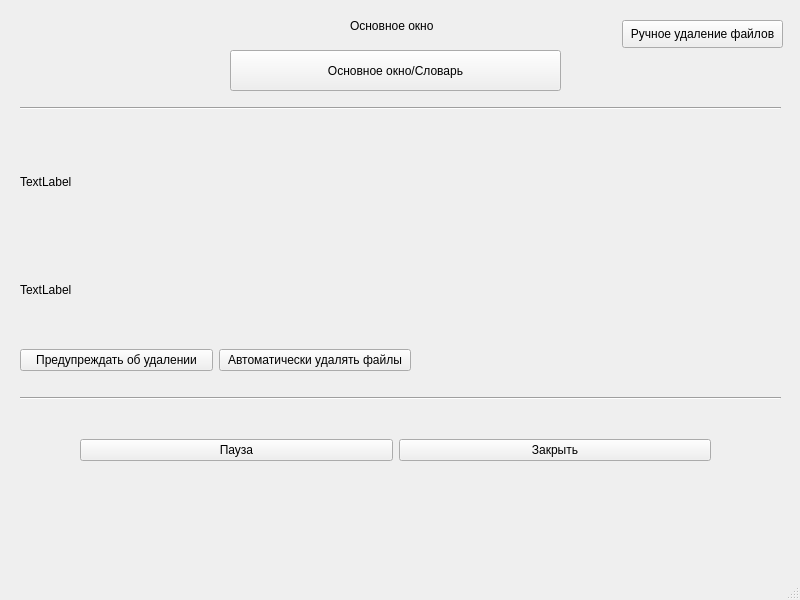
<?xml version="1.0" encoding="UTF-8"?>
<ui version="4.0">
 <class>MainWindow</class>
 <widget class="QMainWindow" name="MainWindow">
  <property name="geometry">
   <rect>
    <x>0</x>
    <y>0</y>
    <width>800</width>
    <height>600</height>
   </rect>
  </property>
  <property name="windowTitle">
   <string>MainWindow</string>
  </property>
  <widget class="QWidget" name="centralwidget">
   <widget class="QPushButton" name="selectButton">
    <property name="geometry">
     <rect>
      <x>230</x>
      <y>50</y>
      <width>331</width>
      <height>41</height>
     </rect>
    </property>
    <property name="text">
     <string>Основное окно/Словарь</string>
    </property>
   </widget>
   <widget class="QWidget" name="verticalLayoutWidget">
    <property name="geometry">
     <rect>
      <x>20</x>
      <y>130</y>
      <width>761</width>
      <height>211</height>
     </rect>
    </property>
    <layout class="QVBoxLayout" name="verticalLayout">
     <item>
      <widget class="QLabel" name="label">
       <property name="styleSheet">
        <string notr="true">align=&quot;center&quot;;</string>
       </property>
       <property name="text">
        <string>TextLabel</string>
       </property>
      </widget>
     </item>
     <item>
      <widget class="QLabel" name="label_2">
       <property name="text">
        <string>TextLabel</string>
       </property>
      </widget>
     </item>
    </layout>
   </widget>
   <widget class="QWidget" name="horizontalLayoutWidget">
    <property name="geometry">
     <rect>
      <x>80</x>
      <y>410</y>
      <width>631</width>
      <height>80</height>
     </rect>
    </property>
    <layout class="QHBoxLayout" name="horizontalLayout">
     <item>
      <widget class="QPushButton" name="pauseButton">
       <property name="text">
        <string>Пауза</string>
       </property>
      </widget>
     </item>
     <item>
      <widget class="QPushButton" name="exitButton">
       <property name="text">
        <string>Закрыть</string>
       </property>
      </widget>
     </item>
    </layout>
   </widget>
   <widget class="QLabel" name="label_3">
    <property name="geometry">
     <rect>
      <x>350</x>
      <y>10</y>
      <width>161</width>
      <height>31</height>
     </rect>
    </property>
    <property name="text">
     <string>Основное окно</string>
    </property>
   </widget>
   <widget class="QWidget" name="horizontalLayoutWidget_2">
    <property name="geometry">
     <rect>
      <x>20</x>
      <y>340</y>
      <width>391</width>
      <height>41</height>
     </rect>
    </property>
    <layout class="QHBoxLayout" name="horizontalLayout_2">
     <item>
      <widget class="QPushButton" name="warnButton">
       <property name="text">
        <string>Предупреждать об удалении</string>
       </property>
      </widget>
     </item>
     <item>
      <widget class="QPushButton" name="pushButton_6">
       <property name="text">
        <string>Автоматически удалять файлы</string>
       </property>
      </widget>
     </item>
    </layout>
   </widget>
   <widget class="QLabel" name="label_4">
    <property name="geometry">
     <rect>
      <x>70</x>
      <y>400</y>
      <width>161</width>
      <height>31</height>
     </rect>
    </property>
    <property name="text">
     <string/>
    </property>
   </widget>
   <widget class="Line" name="line">
    <property name="geometry">
     <rect>
      <x>20</x>
      <y>390</y>
      <width>761</width>
      <height>16</height>
     </rect>
    </property>
    <property name="orientation">
     <enum>Qt::Horizontal</enum>
    </property>
   </widget>
   <widget class="Line" name="line_2">
    <property name="geometry">
     <rect>
      <x>20</x>
      <y>100</y>
      <width>761</width>
      <height>16</height>
     </rect>
    </property>
    <property name="orientation">
     <enum>Qt::Horizontal</enum>
    </property>
   </widget>
   <widget class="QPushButton" name="pushButton">
    <property name="geometry">
     <rect>
      <x>622</x>
      <y>20</y>
      <width>161</width>
      <height>28</height>
     </rect>
    </property>
    <property name="text">
     <string>Ручное удаление файлов</string>
    </property>
   </widget>
  </widget>
  <widget class="QStatusBar" name="statusbar"/>
 </widget>
 <resources/>
 <connections/>
</ui>
